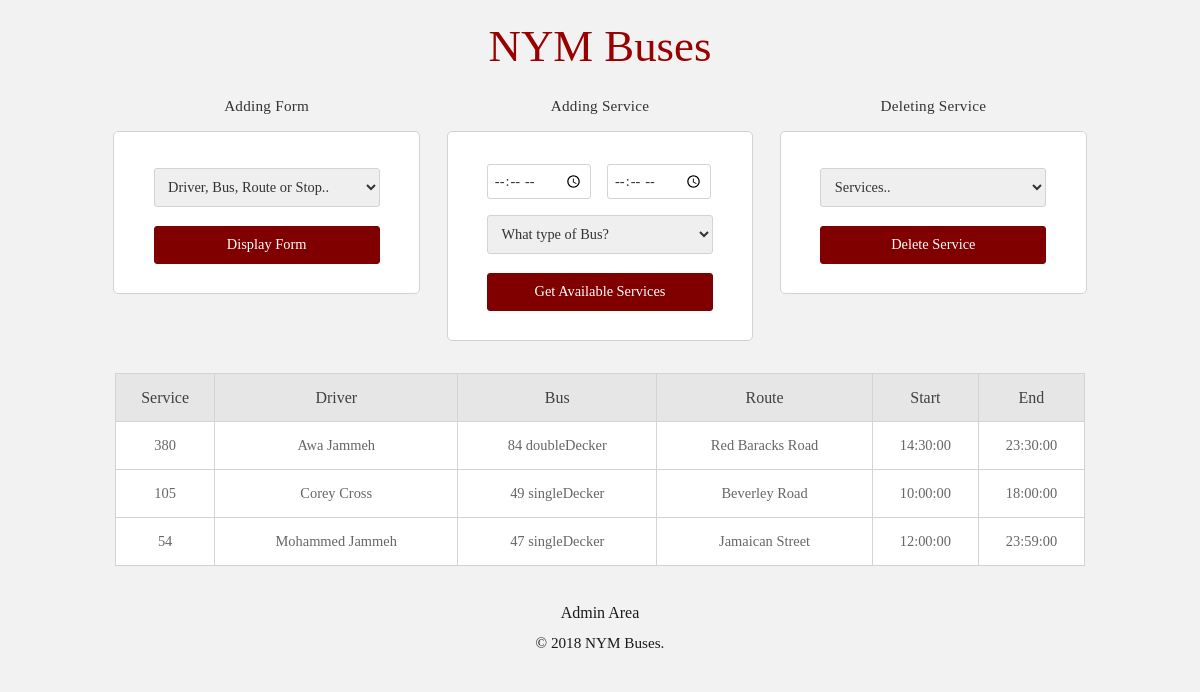
The page /admin.php (signed in) on the database its author committed.
### tables this page shows
CREATE TABLE `services` (
  `serviceID` int(11) NOT NULL,
  `serviceName` varchar(255) NOT NULL,
  `routeID` int(11) NOT NULL,
  `driverID` int(11) NOT NULL
);

CREATE TABLE `drivers` (
  `driverID` int(11) NOT NULL,
  `title` varchar(255) NOT NULL,
  `firstName` varchar(255) NOT NULL,
  `lastName` varchar(255) NOT NULL,
  `email` varchar(255) NOT NULL,
  `phone` varchar(255) NOT NULL,
  `addressID` int(11) NOT NULL
);

CREATE TABLE `buses` (
  `BusID` int(11) NOT NULL,
  `NoPassengers` int(11) NOT NULL,
  `BusType` enum('doubleDecker','singleDecker') NOT NULL DEFAULT 'doubleDecker'
);

CREATE TABLE `routes` (
  `routeID` int(11) NOT NULL,
  `routeName` varchar(255) NOT NULL,
  `bridge` enum('no','yes') NOT NULL DEFAULT 'no'
);

CREATE TABLE `timess` (
  `timeID` int(11) NOT NULL,
  `journeyStart` time NOT NULL,
  `journeyEnd` time NOT NULL
);

### admin.php (the view, shortened to what this page needs)
<?php
	include("inc/header.php");
?>
<div class="admin cf">
	<div>
		<p>Adding Form</p>
		<form method="POST" name="addingForm">
			<select name="toBeAdded">
				<option disabled selected>Driver, Bus, Route or Stop.. </option>
			</select>
			<input type="submit" name="displayForm" value="Display Form">
		</form>
	</div>
	<div>
		<p>Adding Service</p>
		<form method="POST" method="addingService">
			<input type="time" name="startTime" value="<?php if(isset($_POST["startTime"])) { echo $_POST["startTime"]; } ?>">
			<input type="time" name="endTime" value="<?php if(isset($_POST["endTime"])) { echo $_POST["endTime"]; } ?>">
			<select name="typeOfBus">
				<option disabled selected>What type of Bus?</option>
			</select>
			<input type="submit" name="displayServices" value="Get Available Services">
		</form>
	</div>
	<div>
		<p>Deleting Service</p>
		<form method="POST" method="deleteService">
			<select name="serviceToDelete">
				<option disabled selected>Services..</option>
			</select>
			<input type="submit" name="deleteService" value="Delete Service">
		</form>
	</div>
</div>
<?php
	$tableBlock = '<table>';
	$tableBlock .= '<tr>';
	$tableBlock .= '<td>Service</td>';
	$tableBlock .= '<td>Driver</td>';
	$tableBlock .= '<td>Bus</td>';
	$tableBlock .= '<td>Route</td>';
	$tableBlock .= '<td>Start</td>';
	$tableBlock .= '<td>End</td>';
	$tableBlock .= '</tr>';
	for ($i=0; $i < count($services); $i++) {
		$tableBlock .= '<tr>';
		$serviceID = $services[$i][0];
		$serviceNameSql = "SELECT services.serviceName FROM services WHERE services.serviceID = $serviceID";
		$serviceNameSqlResult = mysqli_query($con, $serviceNameSql);
		if (mysqli_num_rows($serviceNameSqlResult) > 0) {
			while($serviceNameRow = mysqli_fetch_assoc($serviceNameSqlResult)) {
				$tableBlock .= '<td>' . $serviceNameRow["serviceName"] . '</td>';
			}
		}
		$driverID = $services[$i][2];
		$driverNameSql = "SELECT drivers.firstName, drivers.lastName FROM drivers WHERE drivers.driverID = $driverID";
		$driverNameSqlResult = mysqli_query($con, $driverNameSql);
		if (mysqli_num_rows($driverNameSqlResult) > 0) {
			while($driverNameRow = mysqli_fetch_assoc($driverNameSqlResult)) {
				$tableBlock .= '<td>' . $driverNameRow["firstName"] . " " . $driverNameRow["lastName"] . '</td>';
			}
		}
		$busID = $services[$i][3];
		$busNameSql = "SELECT buses.NoPassengers, buses.BusType FROM buses WHERE buses.BusID = $busID";
		$busNameSqlResult = mysqli_query($con, $busNameSql);
		if (mysqli_num_rows($busNameSqlResult) > 0) {
			while($busNameRow = mysqli_fetch_assoc($busNameSqlResult)) {
				$tableBlock .= '<td>' . $busNameRow["NoPassengers"] . " " . $busNameRow["BusType"] . '</td>';
			}
		}
		$routeID = $services[$i][1];
		$routeNameSql = "SELECT routes.routeName FROM routes WHERE routes.routeID = $routeID";
		$routeNameSqlResult = mysqli_query($con, $routeNameSql);
		if (mysqli_num_rows($routeNameSqlResult) > 0) {
			while($routeNameRow = mysqli_fetch_assoc($routeNameSqlResult)) {
				$tableBlock .= '<td>' . $routeNameRow["routeName"] . '</td>';
			}
		}
		$tableBlock .= '<td>' . $services[$i][5] . '</td>';
		$tableBlock .= '<td>' . $services[$i][6] . '</td>';
		$tableBlock .= '</tr>';
	}
	$tableBlock .= '</table>';
	echo $tableBlock;
?>
<?php include("inc/footer.php"); ?>

### inc/header.php (shortened to what this page needs)
<?php
	$db_host = "localhost";
	$db_username = "itsyourboymo";
	$db_password = "root";
	$db_name = "";
	$con = mysqli_connect($db_host, $db_username, $db_password, $db_name);
	$services = array();
	$serviceSql = "SELECT services.serviceID, services.routeID, services.driverID FROM services";
	$serviceSqlResult = mysqli_query($con, $serviceSql);
	if (mysqli_num_rows($serviceSqlResult) > 0) {
		while($serviceRow = mysqli_fetch_assoc($serviceSqlResult)) {
			$serviceRow["serviceID"] = array($serviceRow["serviceID"]);
			$serviceRow["serviceID"][] = $serviceRow["routeID"];
			$serviceRow["serviceID"][] = $serviceRow["driverID"];
			$services[] = $serviceRow["serviceID"];
		}
	}
	$busRouteSql = "SELECT busroutes.busRouteID, busroutes.routeID, busroutes.busID FROM busroutes";
		$busRouteSqlResult = mysqli_query($con, $busRouteSql);
		if (mysqli_num_rows($busRouteSqlResult) > 0) {
		while($busRouteRow = mysqli_fetch_assoc($busRouteSqlResult)) {
			for ($i=0; $i < count($services); $i++) {
				if ($services[$i][1] == $busRouteRow["routeID"]) {
					$services[$i][] = $busRouteRow["busID"];
				}
			}
		}
	}
	$routeTimesSql = "SELECT routetimes.routeTimeID, routetimes.routeID, routetimes.timeID FROM routetimes";
		$routeTimesSqlResult = mysqli_query($con, $routeTimesSql);
		if (mysqli_num_rows($routeTimesSqlResult) > 0) {
		while($routeTimesRow = mysqli_fetch_assoc($routeTimesSqlResult)) {
			for ($i=0; $i < count($services); $i++) {
				if ($services[$i][1] == $routeTimesRow["routeID"]) {
					$services[$i][] = $routeTimesRow["timeID"];
				}
			}
		}
	}
	$timesSql = "SELECT timess.timeID, timess.journeyStart, timess.journeyEnd FROM timess";
		$timesSqlResult = mysqli_query($con, $timesSql);
		if (mysqli_num_rows($timesSqlResult) > 0) {
		while($timesRow = mysqli_fetch_assoc($timesSqlResult)) {
			for ($i=0; $i < count($services); $i++) {
				if ($services[$i][4] == $timesRow["timeID"]) {
					$services[$i][] = $timesRow["journeyStart"];
					$services[$i][] = $timesRow["journeyEnd"];
				}
			}
		}
	}
?>
<!DOCTYPE html>
<html lang="en">
	<head>
		<link rel="stylesheet" type="text/css" href="css/style.css">
	</head>
	<body>
		<header>
			<h1><a href="index.php" title="NYM Buses">NYM Buses</a></h1>
		</header>
		<section>

### inc/footer.php
		</section>
		<footer class="cf">
			<a href="login.php">Admin Area</a>
			<p>&copy; <?php echo date("Y");?> NYM Buses.</p>
		</footer>
	</body>
</html>

### css/style.css (style rules this page uses)
a { text-decoration: none }
body { margin: 0 auto; font-family: 'Droid Serif', serif; max-width: 1000px; padding: 0 5%; background-color: #f2f2f2; }
header h1 { text-align: center; font-family: cambria; font-weight: lighter; margin: 3% 0; }
header h1 a { font-size: 1.4em; color: #990000; }
footer { margin: 5%; color: #1a1a1a; }
footer a { float: left; width: 40%; color: #1a1a1a; }
footer p { text-align: right; float: right; width: 60%; margin: 0; font-size: 0.95em; }
.admin div p { letter-spacing: 0.25px; color: #333333; font-size: 0.95em; margin: 4% 3.5%; line-height: 1.5; text-align: center; }
.admin form { padding: 6% 10%; margin: 0 4% 5%; background-color: white; border: 1px solid lightgrey; border-radius: 5px; }
.admin select { width: 95%; margin: 4% 2.5%; padding: 4%; font-family: 'Droid Serif', serif; color: #333333; font-size: 0.9em; border: 1px solid lightgrey; border-radius: 3px; font-weight: lighter; line-height: 3px; transition: all 0.3s; }
.admin input[type="time"] { width: 38%; font-family: 'Droid Serif', serif; color: #333333; font-size: 0.9em; border: 1px solid lightgrey; border-radius: 3px; font-weight: lighter; transition: all 0.3s; margin: 2.5%; padding: 2.5%; }
.admin select option { font-size: 1em; }
input[type="submit"] { width: 95%; margin: 4% 2.5%; padding: 4%; font-family: 'Droid Serif', serif; font-size: 0.9em; border-radius: 3px; font-weight: lighter; background-color: #800000; color: white; border: 1px solid #800000; transition: all 0.25s; cursor: pointer; }
table, td { border: 1px solid lightgrey; text-align: center; background-color: white; color: #666666; font-size: 0.95em; }
table { border-collapse: collapse; width: 97%; margin: 1.5%; }
tr:first-of-type td { font-size: 1.05em; background-color: #e6e6e6; color: #404040; }
td { height: 45px; }
.cf:before, .cf:after { content: " "; display: table; }
.cf:after { clear: both; }
@media screen and (min-width: 600px) { header h1 { margin: 2% 0 1%; } }
@media screen and (min-width: 600px) { footer { margin: 2.5% auto; width: 50%; } }
@media screen and (min-width: 600px) { footer p, footer a { float: none; text-align: center; display: block; width: 100%; margin: 2.5% 0; } }
@media screen and (min-width: 600px) { .admin { width: 100%; padding: 0; margin: 0; } }
@media screen and (min-width: 600px) { .admin div:first-of-type { width: 33.3333333333%; margin: 0%; padding: 0%; float: left; } }
@media screen and (min-width: 600px) { .admin div:first-of-type + div { width: 33.3333333333%; margin: 0%; padding: 0%; float: left; } }
@media screen and (min-width: 600px) { .admin div:first-of-type + div + div { width: 33.3333333333%; margin: 0%; padding: 0%; float: left; } }

### rows shown on the page
timess: journeyStart "14:30:00", journeyEnd "23:30:00"
services: serviceName "380"
drivers: firstName "Awa", lastName "Jammeh"
buses: NoPassengers "84", BusType "doubleDecker"
routes: routeName "Red Baracks Road"
timess: journeyStart "10:00:00", journeyEnd "18:00:00"
services: serviceName "105"
drivers: firstName "Corey", lastName "Cross"
buses: NoPassengers "49", BusType "singleDecker"
routes: routeName "Beverley Road"
timess: journeyStart "12:00:00", journeyEnd "23:59:00"
services: serviceName "54"
drivers: firstName "Mohammed", lastName "Jammeh"
buses: NoPassengers "47", BusType "singleDecker"
routes: routeName "Jamaican Street"
